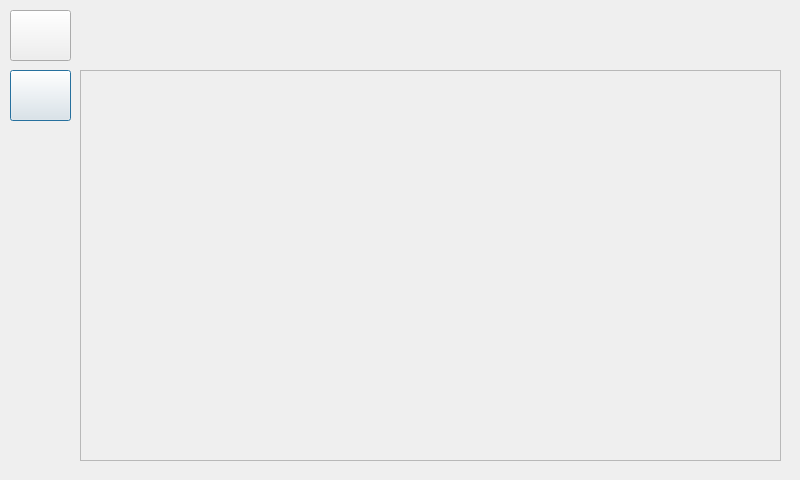
<?xml version="1.0" encoding="UTF-8"?>
<ui version="4.0">
 <class>ScreenSplash</class>
 <widget class="QDialog" name="ScreenSplash">
  <property name="geometry">
   <rect>
    <x>0</x>
    <y>0</y>
    <width>800</width>
    <height>480</height>
   </rect>
  </property>
  <property name="windowTitle">
   <string>Dialog</string>
  </property>
  <property name="modal">
   <bool>true</bool>
  </property>
  <widget class="QPushButton" name="btnBack">
   <property name="geometry">
    <rect>
     <x>10</x>
     <y>10</y>
     <width>61</width>
     <height>51</height>
    </rect>
   </property>
   <property name="autoFillBackground">
    <bool>false</bool>
   </property>
   <property name="text">
    <string/>
   </property>
   <property name="icon">
    <iconset theme="back"/>
   </property>
   <property name="autoDefault">
    <bool>false</bool>
   </property>
   <property name="default">
    <bool>true</bool>
   </property>
   <property name="flat">
    <bool>false</bool>
   </property>
  </widget>
  <widget class="QScrollArea" name="scrollArea">
   <property name="geometry">
    <rect>
     <x>80</x>
     <y>70</y>
     <width>701</width>
     <height>391</height>
    </rect>
   </property>
   <property name="widgetResizable">
    <bool>true</bool>
   </property>
   <widget class="QWidget" name="scrollWidget">
    <property name="geometry">
     <rect>
      <x>0</x>
      <y>0</y>
      <width>699</width>
      <height>389</height>
     </rect>
    </property>
   <layout class="QVBoxLayout" name="scrollLayout">
    <property name="spacing">
        <number>10</number>
    </property>
</layout>

   </widget>
  </widget>
  <widget class="QLabel" name="label">
   <property name="geometry">
    <rect>
     <x>220</x>
     <y>20</y>
     <width>411</width>
     <height>31</height>
    </rect>
   </property>
   <property name="text">
    <string/>
   </property>
   <property name="alignment">
    <set>Qt::AlignCenter</set>
   </property>
  </widget>
  <widget class="QPushButton" name="btnHome">
   <property name="geometry">
    <rect>
     <x>10</x>
     <y>70</y>
     <width>61</width>
     <height>51</height>
    </rect>
   </property>
   <property name="autoFillBackground">
    <bool>false</bool>
   </property>
   <property name="text">
    <string/>
   </property>
   <property name="icon">
    <iconset theme="go-home"/>
   </property>
   <property name="autoDefault">
    <bool>false</bool>
   </property>
   <property name="default">
    <bool>true</bool>
   </property>
   <property name="flat">
    <bool>false</bool>
   </property>
  </widget>
 </widget>
 <resources/>
 <connections/>
</ui>
